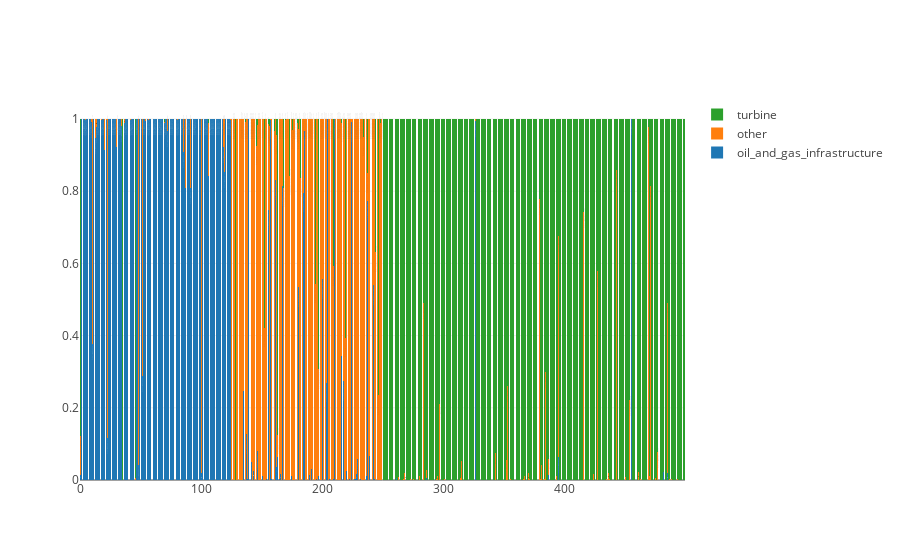

The code cell stored with this chart in its notebook:
### Code cell
utils.kari_plot(preds, short_validation_filenames)

### Figure 1 — Plotly figure (JSON) as saved in the notebook; plotly's stock layout.template omitted (floating-point values rounded to 4 significant figures; data arrays with more than 128 entries replaced by an {"elided": "..."} marker saying what was removed)
{"data": [{"name": "oil_and_gas_infrastructure", "text": {"elided": "500 str values"}, "type": "bar", "x": {"elided": "500 int values"}, "y": {"elided": "500 float values"}}, {"name": "other", "text": {"elided": "500 str values"}, "type": "bar", "x": {"elided": "500 int values"}, "y": {"elided": "500 float values"}}, {"name": "turbine", "text": {"elided": "500 str values"}, "type": "bar", "x": {"elided": "500 int values"}, "y": {"elided": "500 float values"}}], "layout": {"barmode": "stack"}}
